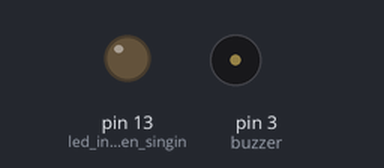
The sketch below on a simulated Arduino Uno, built with avr-gcc and run on an emulated ATmega328P. Shown: output pins drawn as LEDs (lit = HIGH), buzzer (waves = sounding).

Above: at 1.58 s.
At 21.78 s:
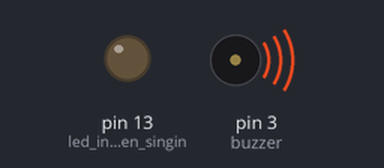
At 31.57 s:
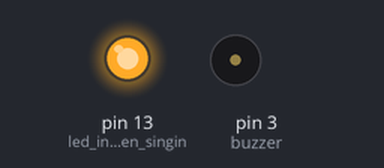
At 42.41 s:
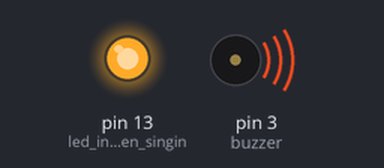
Timing chart, 0 to 42.8 s (numbered marks = the images above):
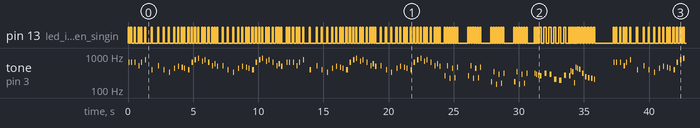

The sketch:

mario_melhor.ino
```cpp
#define melodyPin 3  //NAO MUDA ESSE

#define NOTE_B0 31
#define NOTE_C1 33
#define NOTE_CS1 35
#define NOTE_D1 37
#define NOTE_DS1 39
#define NOTE_E1 41
#define NOTE_F1 44
#define NOTE_FS1 46
#define NOTE_G1 49
#define NOTE_GS1 52
#define NOTE_A1 55
#define NOTE_AS1 58
#define NOTE_B1 62
#define NOTE_C2 65
#define NOTE_CS2 69
#define NOTE_D2 73
#define NOTE_DS2 78
#define NOTE_E2 82
#define NOTE_F2 87
#define NOTE_FS2 93
#define NOTE_G2 98
#define NOTE_GS2 104
#define NOTE_A2 110
#define NOTE_AS2 117
#define NOTE_B2 123
#define NOTE_C3 131
#define NOTE_CS3 139
#define NOTE_D3 147
#define NOTE_DS3 156
#define NOTE_E3 165
#define NOTE_F3 175
#define NOTE_FS3 185
#define NOTE_G3 196
#define NOTE_GS3 208
#define NOTE_A3 220
#define NOTE_AS3 233
#define NOTE_B3 247
#define NOTE_C4 262
#define NOTE_CS4 277
#define NOTE_D4 294
#define NOTE_DS4 311
#define NOTE_E4 330
#define NOTE_F4 349
#define NOTE_FS4 370
#define NOTE_G4 392
#define NOTE_GS4 415
#define NOTE_A4 440
#define NOTE_AS4 466
#define NOTE_B4 494
#define NOTE_C5 523
#define NOTE_CS5 554
#define NOTE_D5 587
#define NOTE_DS5 622
#define NOTE_E5 659
#define NOTE_F5 698
#define NOTE_FS5 740
#define NOTE_G5 784
#define NOTE_GS5 831
#define NOTE_A5 880
#define NOTE_AS5 932
#define NOTE_B5 988
#define NOTE_C6 1047
#define NOTE_CS6 1109
#define NOTE_D6 1175
#define NOTE_DS6 1245
#define NOTE_E6 1319
#define NOTE_F6 1397
#define NOTE_FS6 1480
#define NOTE_G6 1568
#define NOTE_GS6 1661
#define NOTE_A6 1760
#define NOTE_AS6 1865
#define NOTE_B6 1976
#define NOTE_C7 2093
#define NOTE_CS7 2217
#define NOTE_D7 2349
#define NOTE_DS7 2489
#define NOTE_E7 2637
#define NOTE_F7 2794
#define NOTE_FS7 2960
#define NOTE_G7 3136
#define NOTE_GS7 3322
#define NOTE_A7 3520
#define NOTE_AS7 3729
#define NOTE_B7 3951
#define NOTE_C8 4186
#define NOTE_CS8 4435
#define NOTE_D8 4699
#define NOTE_DS8 4978
//Mario main theme melody
int melody[] = {
NOTE_E5, NOTE_E5, 0, NOTE_E5,
0, NOTE_C5, NOTE_E5, 0,
NOTE_G5, 0, 0, 0,
NOTE_G4, 0, 0, 0,

NOTE_C5, 0, 0, NOTE_G4,
0, 0, NOTE_E4, 0,
0, NOTE_A4, 0, NOTE_B4,
0, NOTE_AS4, NOTE_A4, 0,

NOTE_G4, NOTE_E5, NOTE_G5,
NOTE_A5, 0, NOTE_F5, NOTE_G5,
0, NOTE_E5, 0,NOTE_C5,
NOTE_D5, NOTE_B4, 0, 0,

NOTE_C5, 0, 0, NOTE_G4,
0, 0, NOTE_E4, 0,
0, NOTE_A4, 0, NOTE_B4,
0, NOTE_AS4, NOTE_A4, 0,

NOTE_G4, NOTE_E5, NOTE_G5,
NOTE_A5, 0, NOTE_F5, NOTE_G5,
0, NOTE_E5, 0,NOTE_C5,
NOTE_D5, NOTE_B4, 0, 0
};
//Mario main them tempo
int tempo[] = {
12, 12, 12, 12,
12, 12, 12, 12,
12, 12, 12, 12,
12, 12, 12, 12,

12, 12, 12, 12,
12, 12, 12, 12,
12, 12, 12, 12,
12, 12, 12, 12,

9, 9, 9,
12, 12, 12, 12,
12, 12, 12, 12,
12, 12, 12, 12,

12, 12, 12, 12,
12, 12, 12, 12,
12, 12, 12, 12,
12, 12, 12, 12,

9, 9, 9,
12, 12, 12, 12,
12, 12, 12, 12,
12, 12, 12, 12,
};

//
//Underworld melody
int underworld_melody[] = {
NOTE_C4, NOTE_C5, NOTE_A3, NOTE_A4,
NOTE_AS3, NOTE_AS4, 0,
0,
NOTE_C4, NOTE_C5, NOTE_A3, NOTE_A4,
NOTE_AS3, NOTE_AS4, 0,
0,
NOTE_F3, NOTE_F4, NOTE_D3, NOTE_D4,
NOTE_DS3, NOTE_DS4, 0,
0,
NOTE_F3, NOTE_F4, NOTE_D3, NOTE_D4,
NOTE_DS3, NOTE_DS4, 0,
0, NOTE_DS4, NOTE_D4, NOTE_CS4,
NOTE_C4, NOTE_DS4,
NOTE_D4, NOTE_GS3,
NOTE_G3, NOTE_CS4,
NOTE_C4, NOTE_FS4,NOTE_F4, NOTE_E3, NOTE_AS4, NOTE_A4,
NOTE_GS4, NOTE_DS4, NOTE_B3,
NOTE_AS3, NOTE_A3, NOTE_GS3,
0, 0, 0
};
//Underwolrd tempo
int underworld_tempo[] = {
12, 12, 12, 12,
12, 12, 6,
3,
12, 12, 12, 12,
12, 12, 6,
3,
12, 12, 12, 12,
12, 12, 6,
3,
12, 12, 12, 12,
12, 12, 6,
6, 18, 18, 18,
6, 6,
6, 6,
6, 6,
18, 18, 18,18, 18, 18,
10, 10, 10,
10, 10, 10,
3, 3, 3
};

void setup(void)
{
pinMode(3, OUTPUT);//buzzer
pinMode(13, OUTPUT);//led indicator when singing a note

}
void loop()
{
//sing the tunes
sing(1);
sing(1);
sing(2);
}
int song = 0;

void sing(int s){
// iterate over the notes of the melody:
song = s;
if(song==2){
//Serial.println(” ‘Underworld Theme'”);
int size = sizeof(underworld_melody) / sizeof(int);
for (int thisNote = 0; thisNote < size; thisNote++) {

// to calculate the note duration, take one second
// divided by the note type.
//e.g. quarter note = 1000 / 4, eighth note = 1000/8, etc.
int noteDuration = 1000/underworld_tempo[thisNote];

buzz(melodyPin, underworld_melody[thisNote],noteDuration);

// to distinguish the notes, set a minimum time between them.
// the note's duration + 30% seems to work well:
int pauseBetweenNotes = noteDuration * 1.30;
delay(pauseBetweenNotes);

// stop the tone playing:
buzz(melodyPin, 0,noteDuration);

}

}else{

Serial.println(" 'Mario Theme'");
int size = sizeof(melody) / sizeof(int);
for (int thisNote = 0; thisNote < size; thisNote++) {

// to calculate the note duration, take one second
// divided by the note type.
//e.g. quarter note = 1000 / 4, eighth note = 1000/8, etc.
int noteDuration = 1000/tempo[thisNote];

buzz(melodyPin, melody[thisNote],noteDuration);

// to distinguish the notes, set a minimum time between them.
// the note's duration + 30% seems to work well:
int pauseBetweenNotes = noteDuration * 1.30;
delay(pauseBetweenNotes);

// stop the tone playing:
buzz(melodyPin, 0,noteDuration);

}
}
}

void buzz(int targetPin, long frequency, long length) {
digitalWrite(13,HIGH);
long delayValue = 1000000/frequency/2; // calculate the delay value between transitions
//// 1 second's worth of microseconds, divided by the frequency, then split in half since
//// there are two phases to each cycle
long numCycles = frequency * length/ 1000; // calculate the number of cycles for proper timing
//// multiply frequency, which is really cycles per second, by the number of seconds to
//// get the total number of cycles to produce
for (long i=0; i < numCycles; i++){ // for the calculated length of time…
digitalWrite(targetPin,HIGH); // write the buzzer pin high to push out the diaphram
delayMicroseconds(delayValue); // wait for the calculated delay value
digitalWrite(targetPin,LOW); // write the buzzer pin low to pull back the diaphram
delayMicroseconds(delayValue); // wait again or the calculated delay value
}
digitalWrite(13,LOW);

}
```

Measured:
- by itself, pin 13 (led_indicator_when_singin): moves between LOW and HIGH, repeating every 37.2 s
- by itself, tone on pin 3 (buzzer): plays 656 Hz for 0.08 s, 656 Hz for 0.08 s, 656 Hz for 0.08 s, 521 Hz for 0.08 s, 656 Hz for 0.08 s, 780 Hz for 0.08 s … (442 notes in this stretch)
